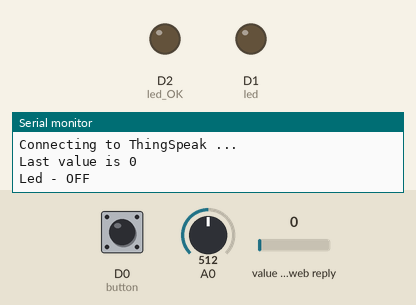
This sketch was run on a simulated ESP8266 (NodeMCU). On the bench: output pins drawn as LEDs (lit = HIGH), the last lines printed to the serial monitor. Dashed ring = blinking. Inputs (shaded band) come from the test bench; at power-on: D0 (button) HIGH, value in the web reply 0, A0 = 512. WiFi joins after 1.5 s; servers stay silent unless stated; web services answer with replies made up by the test bench.

Above: at 2.8 s.
2.9 s: D0 (button) pulled LOW for 3.2 s
At 3.2 s:
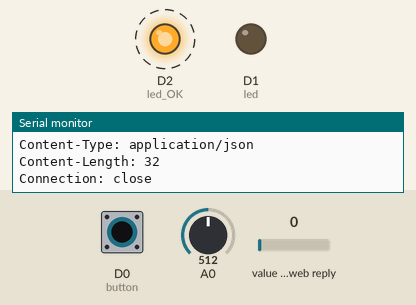
8.6 s: value in the web reply set to 2
At 9.9 s:
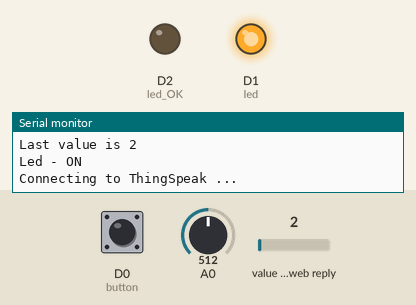
10.2 s: D0 (button) pulled LOW for 0.15 s
At 11.1 s:
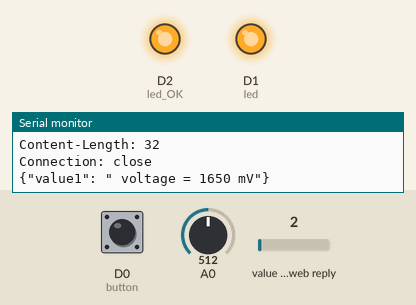
Timing chart, 0 to 13.7 s (numbered marks = the images above; inputs shaded):
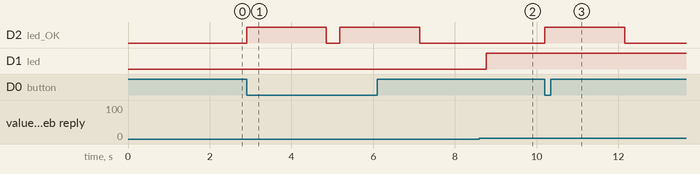

The sketch:

WiFi_IOT_Switch_LED.ino
```cpp
#include <ESP8266WiFi.h>
#include "ThingSpeak.h"

// PIN-configs
const int button = D0;
const int led = D1;
const int led_OK = D2;

// WiFi config
const char ssid[] = "uikworkwifi";
const char password[] = "uik12345678";

// IFTTT config
const String ifttt_trigger = "my_reminder";
const String ifttt_key = "cHxPsKJw4Rni22JXbFok_j";

// ThingSpeak config
const unsigned long channel_id = 418536;
const char write_api_key[] = "2N0JKZHSTVSO504C";
const char read_api_key[] = "CEZS7115ALS46ML7";
const char user_api_key[] = "";


// Server, file, and port
const String hostname = "maker.ifttt.com";
const String uri = "/trigger/" + ifttt_trigger + "/with/key/" + ifttt_key;
const int port = 80;

//WiFi client
WiFiClient client;


void setup(){
  // Init buttom
  pinMode(button, INPUT);
  pinMode(led, OUTPUT);
  pinMode(led_OK, OUTPUT);

  // Init Serial
  Serial.begin(9600);
  delay(100);

  // Connect to WiFi
  Serial.print("Connecting to ");
  Serial.print(ssid);
  WiFi.begin(ssid, password);
  while (WiFi.status() != WL_CONNECTED){
    delay(500);
    Serial.print(".");
  }
  Serial.println();
  Serial.println("Connected!");

  Serial.print("IP Adress = ");
  IPAddress ip = WiFi.localIP();
  Serial.println(ip);

  // Connect to ThingSpeak
  ThingSpeak.begin(client);
}

String body, req;
int btn_prev = HIGH;

void loop()
{

  Serial.println("Connecting to ThingSpeak ...");
  long val = ThingSpeak.readLongField (channel_id, 1, read_api_key);
  Serial.println( "Last value is " + String(val) );
  if (val > 0) {
    digitalWrite(led, HIGH);
    Serial.println("Led - ON");
  } else {
    digitalWrite(led, LOW);
    Serial.println("Led - OFF");
  }

  long start_time = millis();
  //при нажатии на кнопку
  //отправить SMS со значением напряжения на аналоговом входе
  //мне на электронную почту через IFTTT
  while ( (millis() - start_time) < 1000 ){
    int btn_state = digitalRead(button);
    //if ( (btn_prev == HIGH) && (btn_state == LOW) ) {

    if (btn_state == LOW) {
      digitalWrite(led_OK, HIGH);
      long mv = analogRead(0) * 3300 / 1024;
      // Construct HTTP request
      body = "{\"value1\": \" voltage = " + String(mv) + " mV\"}";

      req = "POST " + uri + " HTTP/1.1\r\n" +
            "Host: " + hostname + "\r\n" +
            "Content-Type: application/json\r\n" +
            "Content-Length: " + body.length() + "\r\n" +
            "Connection: close\r\n\r\n" +
            body + "\r\n";
      //Send request to Server and wait unswer
      sent_to_IFTTT();
      digitalWrite(led_OK, LOW);
      break;
    }
    // Store previous button state
    btn_prev = btn_state;
  }
}

void sent_to_IFTTT(){
  // Connect to server
  Serial.print("Connecting to ");
  Serial.println(hostname);
  if ( client.connect(hostname, port) == 0 ) {
    Serial.println("Connection failed");
  }

  // Send request for file from server
  Serial.println("HTTP request");
  Serial.print(req);

  client.print(req);
  delay(500);

  // Print reply from server
  while ( client.available() ) {
    String ln = client.readStringUntil('\r');
    Serial.print(ln);
  }

  // Close TCP connection
  client.stop();
  Serial.println();
  Serial.println("Connection closed");
}
```

Measured:
- the behaviour switches between 0 and 1 on value in the web reply (found by bisection; images 1 and 2)
- after the input at 2.9 s, D2 (led_OK): alternates HIGH for 2.0 s and LOW for 0.33 s, starting at once
- after the input at 8.6 s, D1 (led): LOW → HIGH after 0.16 s
- after the input at 10.2 s, D2 (led_OK): LOW → HIGH at once, → LOW 2.0 s later
